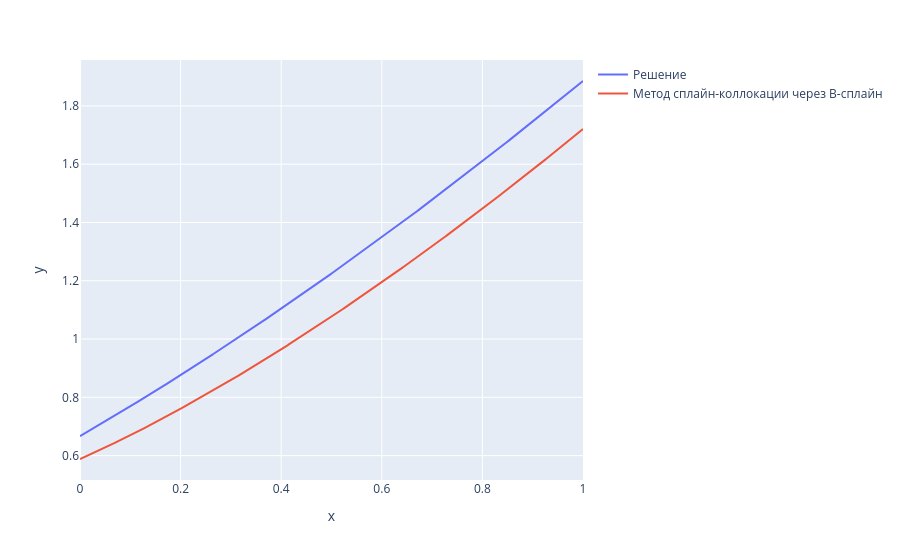

The cell this chart's notebook holds for it:
### Markdown cell above
## Сравнение

### Code cell
figure = px.line(x=x_points, y=y_i, markers=False)
figure.update_traces(name="Решение", showlegend=True)

figure.add_scatter(x=x_points, y=S_i, name="Метод сплайн-коллокации через B-сплайн")

figure.show()

### Figure 1 — Plotly figure (JSON) as saved in the notebook; plotly's stock layout.template omitted (floating-point values rounded to 4 significant figures; data arrays with more than 128 entries replaced by an {"elided": "..."} marker saying what was removed)
{"data": [{"hovertemplate": "x=%{x}<br>y=%{y}<extra></extra>", "legendgroup": "", "line": {"color": "#636efa", "dash": "solid"}, "marker": {"symbol": "circle"}, "mode": "lines", "name": "Решение", "orientation": "v", "showlegend": true, "type": "scatter", "x": {"elided": "1000 float values"}, "xaxis": "x", "y": {"elided": "1000 float values"}, "yaxis": "y"}, {"name": "Метод сплайн-коллокации через B-сплайн", "type": "scatter", "x": {"elided": "1000 float values"}, "y": {"elided": "1000 float values"}}], "layout": {"legend": {"tracegroupgap": 0}, "margin": {"t": 60}, "xaxis": {"anchor": "y", "domain": [0, 1], "title": {"text": "x"}}, "yaxis": {"anchor": "x", "domain": [0, 1], "title": {"text": "y"}}}}
